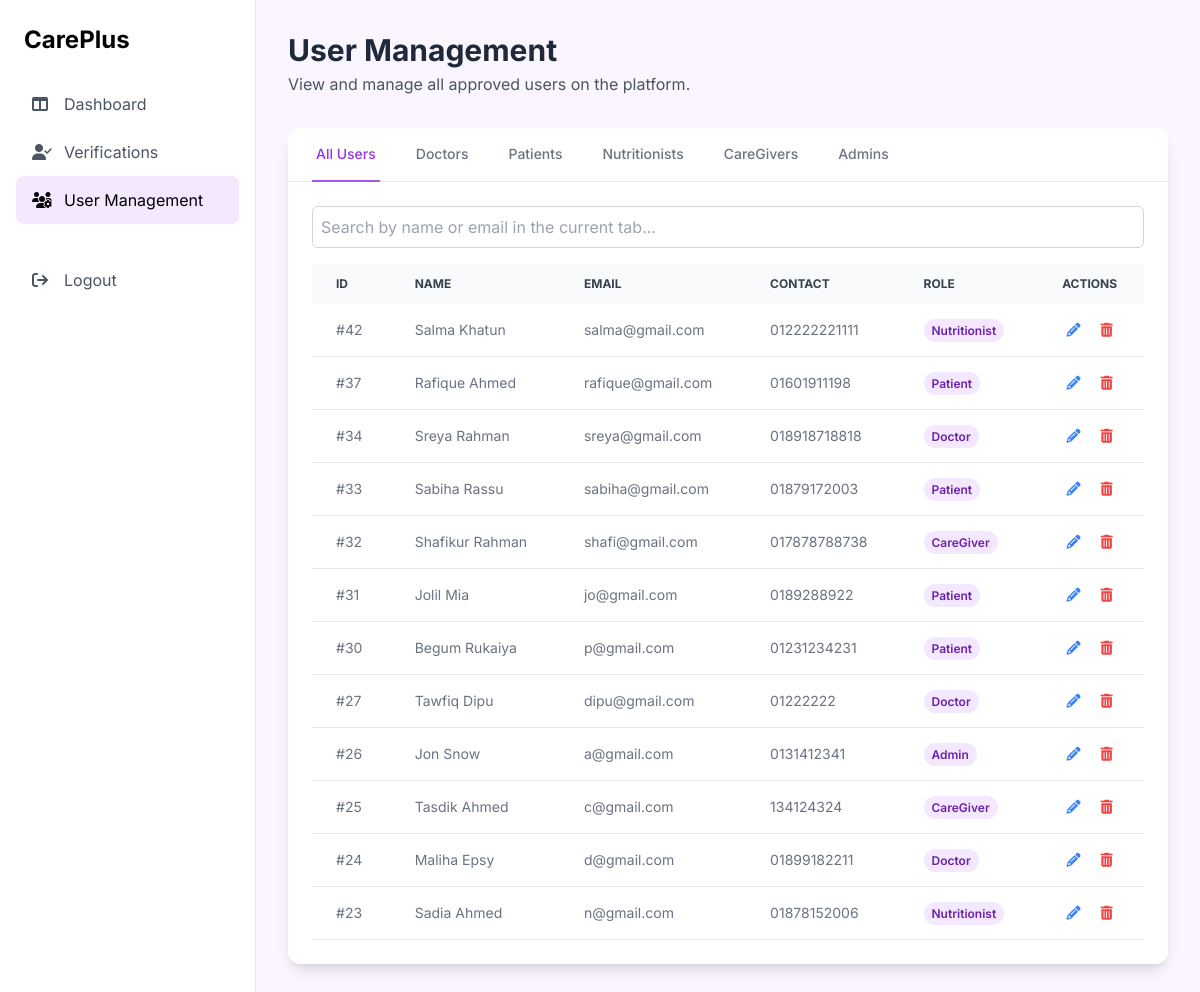
Page /user_management.php (signed in) on the committed database.
### tables this page shows
CREATE TABLE `users` (
  `userID` int(11) NOT NULL,
  `email` varchar(100) NOT NULL,
  `password` varchar(255) NOT NULL,
  `Name` varchar(100) NOT NULL,
  `contactNo` varchar(20) DEFAULT NULL,
  `role` enum('Patient','Doctor','Nutritionist','CareGiver','Admin') NOT NULL,
  `profilePhoto` varchar(255) DEFAULT NULL,
  `registrationDate` datetime NOT NULL DEFAULT current_timestamp(),
  `payment_status` enum('Unpaid','Paid','Failed') NOT NULL DEFAULT 'Unpaid',
  `verification_status` enum('Pending','Approved','Rejected') NOT NULL DEFAULT 'Pending'
);

### user_management.php (the view, shortened to what this page needs)
<?php
$conn = require_once 'config.php';
$allUsersQuery = "SELECT userID, Name, email, contactNo, role FROM users WHERE verification_status = 'Approved' ORDER BY userID DESC";
$allUsers = $conn->query($allUsersQuery)->fetch_all(MYSQLI_ASSOC);
?>
<!DOCTYPE html>
<html lang="en">
<head>
    <script src="https://cdn.tailwindcss.com"></script>
    <link rel="stylesheet" href="https://cdnjs.cloudflare.com/ajax/libs/font-awesome/6.5.2/css/all.min.css" />
</head>
<body class="bg-purple-50">
    <div class="flex min-h-screen">
        <aside class="w-64 bg-white border-r">
             <div class="p-6"><a href="adminDashboard.php" class="text-2xl font-bold text-dark-orchid">CarePlus</a></div>
            <nav class="px-4">
                <a href="adminDashboard.php" class="flex items-center space-x-3 px-4 py-3 text-gray-600 hover:bg-slate-100 rounded-lg"><i class="fa-solid fa-table-columns w-5"></i><span>Dashboard</span></a>
                <a href="admin_verification.php" class="flex items-center space-x-3 px-4 py-3 text-gray-600 hover:bg-slate-100 rounded-lg"><i class="fa-solid fa-user-check w-5"></i><span>Verifications</span></a>
                <a href="user_management.php" class="flex items-center space-x-3 px-4 py-3 bg-purple-100 text-dark-orchid rounded-lg"><i class="fa-solid fa-users-cog w-5"></i><span>User Management</span></a>
                <a href="logout.php" class="flex items-center space-x-3 px-4 py-3 text-gray-600 hover:bg-slate-100 rounded-lg mt-8"><i class="fa-solid fa-arrow-right-from-bracket w-5"></i><span>Logout</span></a>
            </nav>
        </aside>
        <main class="flex-1 p-8">
            <header class="flex justify-between items-center mb-8">
                <div>
                    <h1 class="text-3xl font-bold text-slate-800">User Management</h1>
                    <p class="text-gray-600 mt-1">View and manage all approved users on the platform.</p>
                </div>
            </header>
            <div class="bg-white rounded-xl shadow-lg">
                <div class="border-b border-gray-200">
                    <nav id="userTabs" class="-mb-px flex space-x-8 px-6" aria-label="Tabs">
                        <button onclick="showTab('all')" class="tab-button border-purple-500 text-purple-600 whitespace-nowrap py-4 px-1 border-b-2 font-medium text-sm">All Users</button>
                        <button onclick="showTab('doctor')" class="tab-button border-transparent text-gray-500 hover:text-gray-700 hover:border-gray-300 whitespace-nowrap py-4 px-1 border-b-2 font-medium text-sm">Doctors</button>
                        <button onclick="showTab('patient')" class="tab-button border-transparent text-gray-500 hover:text-gray-700 hover:border-gray-300 whitespace-nowrap py-4 px-1 border-b-2 font-medium text-sm">Patients</button>
                        <button onclick="showTab('nutritionist')" class="tab-button border-transparent text-gray-500 hover:text-gray-700 hover:border-gray-300 whitespace-nowrap py-4 px-1 border-b-2 font-medium text-sm">Nutritionists</button>
                        <button onclick="showTab('caregiver')" class="tab-button border-transparent text-gray-500 hover:text-gray-700 hover:border-gray-300 whitespace-nowrap py-4 px-1 border-b-2 font-medium text-sm">CareGivers</button>
                        <button onclick="showTab('admin')" class="tab-button border-transparent text-gray-500 hover:text-gray-700 hover:border-gray-300 whitespace-nowrap py-4 px-1 border-b-2 font-medium text-sm">Admins</button>
                    </nav>
                </div>
                <div class="p-6">
                    <input type="text" id="searchInput" placeholder="Search by name or email in the current tab..." class="w-full p-2 border border-gray-300 rounded-md mb-4">
                    <?php function render_user_table($users, $role, $currentUserID) { ?>
                        <div id="tab-content-<?php echo strtolower($role); ?>" class="tab-content overflow-x-auto">
                             <table class="w-full text-sm text-left text-gray-500">
                                <thead class="text-xs text-gray-700 uppercase bg-gray-50">
                                    <tr>
                                        <th class="px-6 py-3">ID</th><th class="px-6 py-3">Name</th><th class="px-6 py-3">Email</th>
                                        <th class="px-6 py-3">Contact</th><th class="px-6 py-3">Role</th><th class="px-6 py-3 text-center">Actions</th>
                                    </tr>
                                </thead>
                                <tbody>
                                    <?php if (empty($users)): ?>
                                        <tr><td colspan="6" class="text-center py-10 text-gray-500">No approved users found in this category.</td></tr>
                                    <?php else: ?>
                                        <?php foreach ($users as $user): ?>
                                        <tr class="user-row bg-white border-b">
                                            <td class="px-6 py-4">#<?php echo $user['userID']; ?></td>
                                            <td class="px-6 py-4 user-name"><?php echo htmlspecialchars($user['Name']); ?></td>
                                            <td class="px-6 py-4 user-email"><?php echo htmlspecialchars($user['email']); ?></td>
                                            <td class="px-6 py-4"><?php echo htmlspecialchars($user['contactNo']); ?></td>
                                            <td class="px-6 py-4"><span class="px-2 py-1 text-xs font-semibold rounded-full bg-purple-100 text-purple-800"><?php echo htmlspecialchars($user['role']); ?></span></td>
                                            <td class="px-6 py-4 text-center space-x-4">
                                                <a href="admin_edit_user.php?user_id=<?php echo $user['userID']; ?>" class="text-blue-500 hover:text-blue-700" title="Edit User"><i class="fa-solid fa-pencil"></i></a>
                                                <?php if ($user['userID'] !== $currentUserID): ?>
                                                <form method="POST" action="user_management.php" onsubmit="return confirm('Are you sure you want to delete this user? This is permanent.');" class="inline-block">
                                                    <button type="submit" name="delete_user" class="text-red-500 hover:text-red-700" title="Delete User"><i class="fa-solid fa-trash-can"></i></button>
                                                </form>
                                                <?php endif; ?>
                                            </td>
                                        </tr>
                                        <?php endforeach; ?>
                                    <?php endif; ?>
                                </tbody>
                            </table>
                        </div>
                    <?php } ?>
                    <?php render_user_table($allUsers, 'all', $_SESSION['userID']); ?>
                </div>
            </div>
        </main>
    </div>
</body>
</html>

### user_management.php (style rules this page uses)
body { font-family: 'Inter', sans-serif; }

### rows in the picture
users: userID "42", Name "Salma Khatun", email "salma@gmail.com", contactNo "012222221111", role "Nutritionist"
users: userID "37", Name "Rafique Ahmed", email "rafique@gmail.com", contactNo "01601911198", role "Patient"
users: userID "34", Name "Sreya Rahman", email "sreya@gmail.com", contactNo "018918718818", role "Doctor"
users: userID "33", Name "Sabiha Rassu", email "sabiha@gmail.com", contactNo "01879172003", role "Patient"
users: userID "32", Name "Shafikur Rahman", email "shafi@gmail.com", contactNo "017878788738", role "CareGiver"
users: userID "31", Name "Jolil Mia", email "jo@gmail.com", contactNo "0189288922", role "Patient"
users: userID "30", Name "Begum Rukaiya", email "p@gmail.com", contactNo "01231234231", role "Patient"
users: userID "27", Name "Tawfiq Dipu", email "dipu@gmail.com", contactNo "01222222", role "Doctor"
users: userID "26", Name "Jon Snow", email "a@gmail.com", contactNo "0131412341", role "Admin"
users: userID "25", Name "Tasdik Ahmed", email "c@gmail.com", contactNo "134124324", role "CareGiver"
users: userID "24", Name "Maliha Epsy", email "d@gmail.com", contactNo "01899182211", role "Doctor"
users: userID "23", Name "Sadia Ahmed", email "n@gmail.com", contactNo "01878152006", role "Nutritionist"
